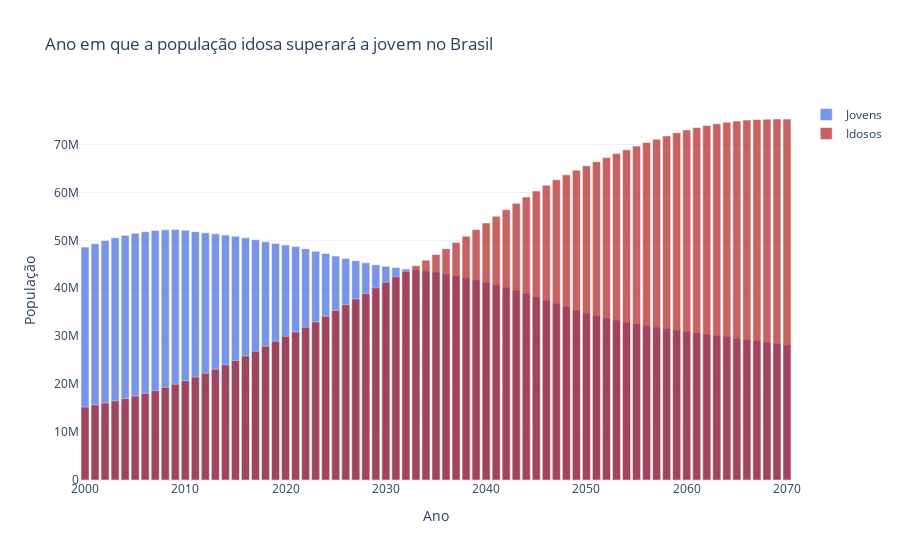

Notebook source saved alongside this figure:
### Code cell
senior_surpasses_youth_date_fig = go.Figure()

senior_surpasses_youth_date_fig.add_trace(go.Bar(
        x=df_young["ano"],
        y=df_young["jovens"],
        marker_color="royalblue",
        name="Jovens",
        opacity=0.7
))

senior_surpasses_youth_date_fig.add_trace(go.Bar(
        x=df_old["ano"],
        y=df_old["idosos"],
        marker_color="firebrick",
        name="Idosos",
        opacity=0.7
))

senior_surpasses_youth_date_fig.update_layout(
        barmode="overlay",
        title="Ano em que a população idosa superará a jovem no Brasil",
        xaxis_title="Ano",
        yaxis_title="População",
        template="plotly_white"
)

senior_surpasses_youth_date_fig.show()
